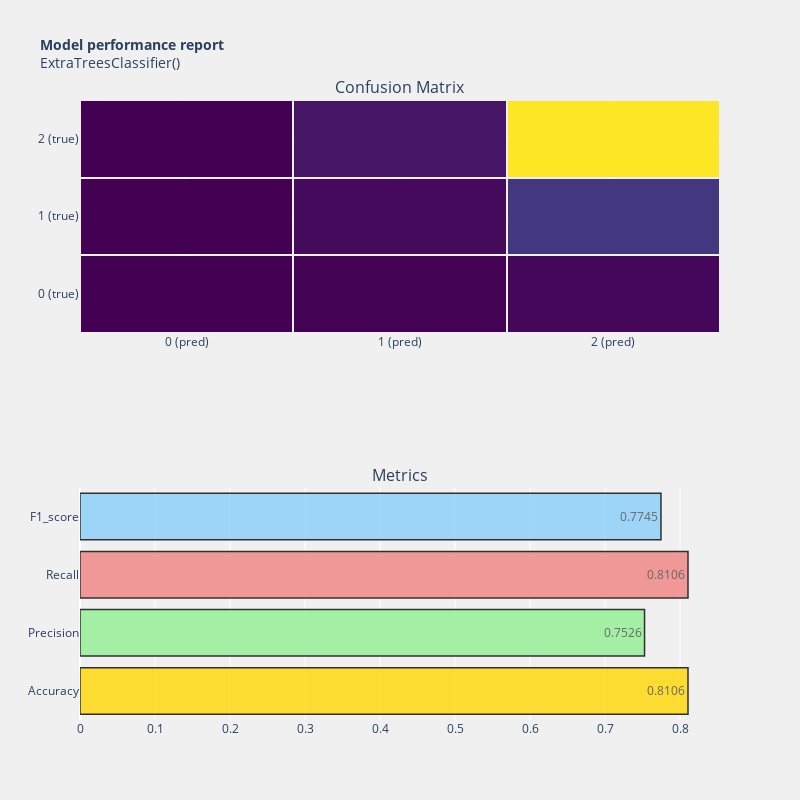

This figure's notebook cell:
### Code cell
model_performance(extree,y_test, y_pred)

### Figure 1 — Plotly figure (JSON) as saved in the notebook; plotly's stock layout.template omitted (floating-point values rounded to 4 significant figures)
{"data": [{"colorscale": [[0, "#440154"], [0.1111, "#482878"], [0.2222, "#3e4989"], [0.3333, "#31688e"], [0.4444, "#26828e"], [0.5556, "#1f9e89"], [0.6667, "#35b779"], [0.7778, "#6ece58"], [0.8889, "#b5de2b"], [1, "#fde725"]], "showscale": false, "type": "heatmap", "x": ["0 (pred)", "1 (pred)", "2 (pred)"], "xaxis": "x", "xgap": 2, "y": ["0 (true)", "1 (true)", "2 (true)"], "yaxis": "y", "ygap": 2, "z": [[0, 5, 47], [1, 71, 480], [1, 166, 2924]]}, {"marker": {"color": ["gold", "lightgreen", "lightcoral", "lightskyblue"], "line": {"color": "#000000", "width": 1.5}}, "opacity": 0.8, "orientation": "h", "text": [0.8106, 0.7526, 0.8106, 0.7745], "textposition": "auto", "type": "bar", "x": [0.8106, 0.7526, 0.8106, 0.7745], "xaxis": "x2", "y": ["Accuracy", "Precision", "Recall", "F1_score"], "yaxis": "y2"}], "layout": {"annotations": [{"font": {"size": 16}, "showarrow": false, "text": "Confusion Matrix", "x": 0.5, "xanchor": "center", "xref": "paper", "y": 1, "yanchor": "bottom", "yref": "paper"}, {"font": {"size": 16}, "showarrow": false, "text": "Metrics", "x": 0.5, "xanchor": "center", "xref": "paper", "y": 0.375, "yanchor": "bottom", "yref": "paper"}], "autosize": true, "height": 800, "paper_bgcolor": "rgba(240,240,240, 0.95)", "plot_bgcolor": "rgba(240,240,240, 0.95)", "showlegend": false, "title": {"font": {"size": 14}, "text": "<b>Model performance report</b><br>ExtraTreesClassifier()"}, "width": 800, "xaxis": {"anchor": "y", "domain": [0, 1]}, "xaxis2": {"anchor": "y2", "domain": [0, 1]}, "yaxis": {"anchor": "x", "domain": [0.625, 1]}, "yaxis2": {"anchor": "x2", "domain": [0, 0.375]}}}
